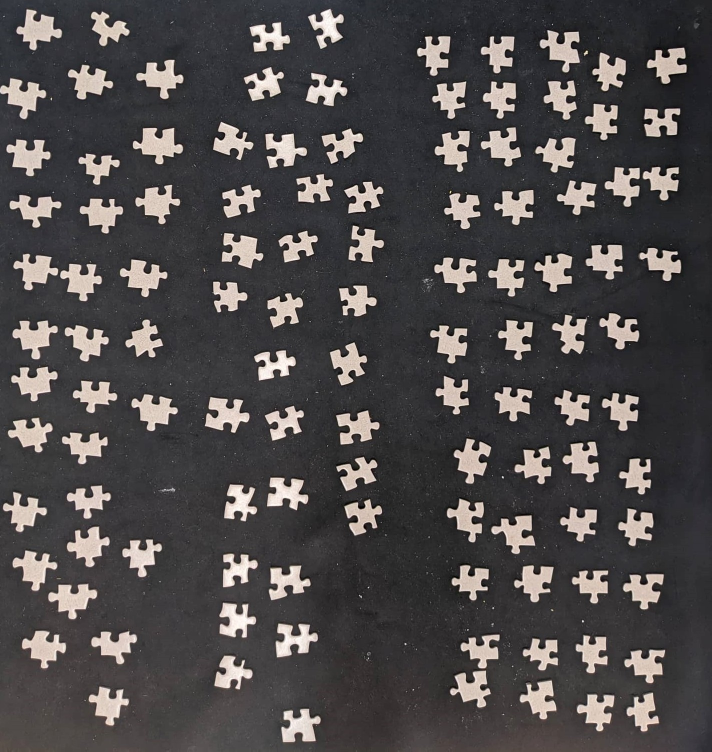
#> input picture cropped_puzzle_pieces.jpg, 1424 x 1503 px (shown at 1/2 size)
$ jupyter execute sandbox.ipynb
#> lines starting #> are read from the running program, lines starting #| are printed output that depends on the picture; after the words box and inside, x2 and y2 are one past the last pixel; in counts of white or black regions, pixels touching at a corner belong together
### sovler.py
import cv2
import itertools
import numpy as np
import scipy
import math

def puzzle_pieces(image):
    greyPieces = cv2.cvtColor(image, cv2.COLOR_BGR2GRAY)
    _, binaryPieces1 = cv2.threshold(greyPieces, 127, 255, cv2.THRESH_BINARY)
    kernel = np.ones((3,3),np.uint8)
    erosion = cv2.erode(binaryPieces1, kernel, iterations = 1)
    segmented_pieces = cv2.dilate(erosion, kernel, iterations = 1)

    contours, hierarchy = cv2.findContours(segmented_pieces, cv2.RETR_TREE, cv2.CHAIN_APPROX_SIMPLE)

    pieces_contours = []
    for i in range(len(contours)):
            contour = contours[i][:,0,:]
            if hierarchy[0,i,3] == -1:
                if cv2.contourArea(contour) > 50:
                    pieces_contours.append(contour)

    # cv2.drawContours(pieces1, pieces_contours, -1, (0,255,0), 1)
    # displayImage(pieces1)

    return pieces_contours

# [16 lines left out: function puzzle_holes, not called in this run]

def cartesian2polar(x, y):
    rho = np.sqrt(x**2 + y**2)
    phi = np.arctan2(y, x)
    return (rho, phi)

def angle_between(angle_a, angle_b):
    diff = abs(angle_a - angle_b)
    return min(diff, 2 * math.pi - diff)

def find_corners(piece):
    polar_piece_rho = []
    polar_piece_phi = []

    moment = cv2.moments(piece)
    piece_center = int(moment['m10'] / moment['m00']), int(moment['m01'] / moment['m00'])
    for point in piece:
        point_around_center_x = point[0] - piece_center[0]
        point_around_center_y = point[1] - piece_center[1]
        rho, phi = cartesian2polar(point_around_center_x, point_around_center_y)
        polar_piece_rho.append(rho)
        polar_piece_phi.append(phi)

    # Find peaks in doubled signal to get potential start/end peaks
    peaks, _ = scipy.signal.find_peaks(polar_piece_rho + polar_piece_rho, prominence=1)
    deduped_peaks = list({p % len(piece) for p in peaks})
    deduped_peaks.sort()

    if len(deduped_peaks) < 4:
        return ()

    # Get all subsets of 4 peaks
    combinations = list(itertools.combinations(deduped_peaks, 4))

    # Score each combination, lower is better
    # We expect corners to be pi/2 radians from each other, square the error
    # for successive indices and sum to score each combination
    scores = []
    for combination in combinations:
        score = 0
        for r in range(4):
            phi_a = polar_piece_phi[combination[r]]
            phi_b = polar_piece_phi[combination[(r + 1) % 4]]
            diff = angle_between(phi_a, phi_b)
            score += ((math.pi / 2) - diff) ** 2
        scores.append(score)

    # Lowest score has phis distributed closest to pi/2 radians
    best_combination_idx = scores.index(min(scores))
    best_combination = combinations[best_combination_idx]

    return best_combination

# [5 lines left out: function find_ins_outs, not called in this run]

        # project points to line to get distance
        # find max and min
        # may need cross product to determine side?

### sandbox.ipynb
[cell 1]
import cv2
import matplotlib.pyplot as plt
import numpy as np

import sovler

plt.rcParams['figure.figsize'] = [10,10]

img = cv2.imread('cropped_puzzle_pieces.jpg')
#> img is the input picture: shape (1503, 1424, 3); mean B, G, R 75.2, 75, 78.4
pieces = sovler.puzzle_pieces(img)
#> in puzzle_pieces, `_, binaryPieces1 = cv2.threshold(greyPieces, 127, 255, cv2.THRESH_BINA..`:
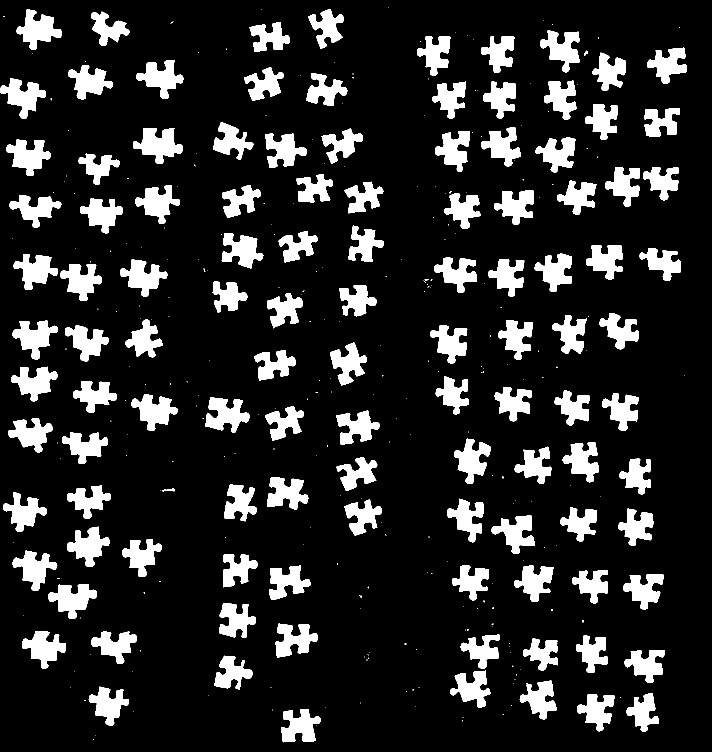
#> binaryPieces1: shape (1503, 1424) (shown at 1/2 size); 15.6% white; 361 white regions (246 under 20 px), largest, box (x1, y1, x2, y2) and area: (266, 256, 366, 328) 3905, (33, 19, 124, 100) 3620, (97, 1168, 194, 1238) 3602
#> in puzzle_pieces, `erosion = cv2.erode(binaryPieces1, kernel, iterations = 1)`:
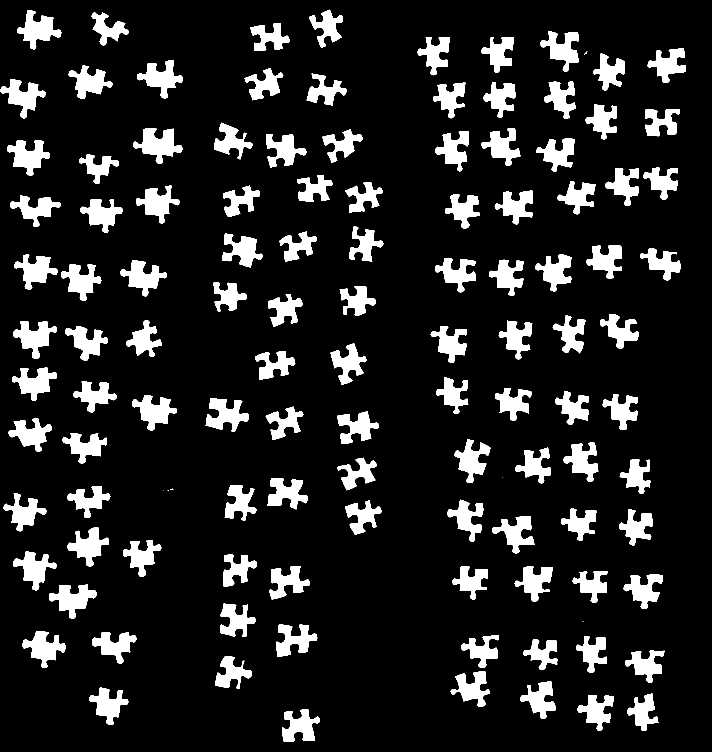
#> erosion: shape (1503, 1424) (shown at 1/2 size); 13.4% white; 119 white regions (6 under 20 px), largest, box (x1, y1, x2, y2) and area: (267, 257, 365, 327) 3469, (34, 20, 123, 99) 3200, (98, 1169, 193, 1237) 3195
#> in puzzle_pieces, `segmented_pieces = cv2.dilate(erosion, kernel, iterations = 1)`: segmented_pieces: shape (1503, 1424); 15.6% white; 118 white regions (3 under 20 px)
#> in puzzle_pieces, `contours, hierarchy = cv2.findContours(segmented_pieces, cv2.RETR_TREE..`: contours = 118 contours, 3 with area under 20; largest, box (x1, y1, x2, y2) and area: (266, 256, 366, 328) 3721, (33, 19, 124, 100) 3447, (97, 1168, 194, 1238) 3424, (410, 795, 499, 865) 3394, (25, 641, 115, 719) 3336
#> the loop in puzzle_pieces, `for i in range(len(contours)):` made 118 passes
#> contour on passes 15, 33, 38: [[1164, 1241], [1164, 1243], [1167, 1243], [1167, 1241]], [[325, 980], [325, 982], [327, 982], [327, 980]], [[1004, 953], [1004, 955], [1006, 955], [1006, 953]]
#> after the loop in puzzle_pieces, `for i in range(len(contours)):`: pieces_contours = 113 items
#> pieces = 113 items
plt.imshow(cv2.cvtColor(img, cv2.COLOR_BGR2RGB))
for piece in pieces:
    plt.plot(piece[:,0], piece[:,1], 'g')
#> this loop made 113 passes
plt.show()
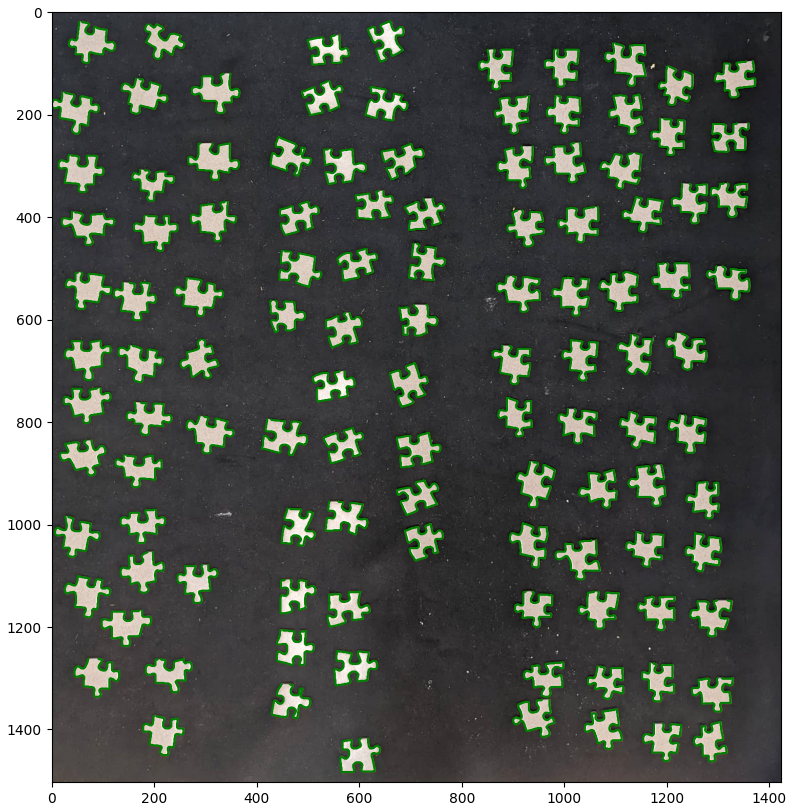
#> figure drawn by matplotlib, 1 panel

[cell 2]
i = 0
piece = pieces[0]
#> piece = 120 pairs, first value 563 to 640, second value 1418 to 1483
corner_idxs = sovler.find_corners(piece)
#> in find_corners, `moment = cv2.moments(piece)`: moment = moments, m00 3096.5, centre m10/m00, m01/m00 = (599, 1452.6)
#> in find_corners, `piece_center = int(moment['m10'] / moment['m00']), int(moment['m01'] /..`: piece_center = (599, 1452)
#> the loop in find_corners, `for point in piece:` made 120 passes
#> (point, point_around_center_x, point_around_center_y, rho, phi) on passes 1 to 12: ([602, 1418], 3, -34, 34.13, -1.48), ([601, 1419], 2, -33, 33.06, -1.51), ([600, 1419], 1, -33, 33.02, -1.54), ([600, 1424], 1, -28, 28.02, -1.54), ([601, 1425], 2, -27, 27.07, -1.5), ([601, 1426], 2, -26, 26.08, -1.49), ([602, 1427], 3, -25, 25.18, -1.45), ([602, 1429], 3, -23, 23.19, -1.44), ([603, 1430], 4, -22, 22.36, -1.39), ([603, 1431], 4, -21, 21.38, -1.38), ([602, 1432], 3, -20, 20.22, -1.42), ([602, 1433], 3, -19, 19.24, -1.41)
#> after the loop in find_corners, `for point in piece:`: polar_piece_phi = 120 values, max 3.14 at index 39, min -3.09 at index 38, mean -0.0439; polar_piece_rho = 120 values, max 45.34 at index 52, min 12.17 at index 64, mean 28.64
#> in find_corners, `peaks, _ = scipy.signal.find_peaks(polar_piece_rho + polar_piece_rho, ..`: peaks = [32, 52, 78, 103, 119, 152, 172, 198, 223]
#> in find_corners, `deduped_peaks = list({p % len(piece) for p in peaks})`: deduped_peaks = [32, 103, 78, 52, 119]
#> in find_corners, `combinations = list(itertools.combinations(deduped_peaks, 4))`: combinations = [(32, 52, 78, 103), (32, 52, 78, 119), (32, 52, 103, 119), (32, 78, 103, 119), (52, 78, 103, 119)]
#> the loop in find_corners, `for combination in combinations:` made 5 passes
#> combination on passes 1 to 5: (32, 52, 78, 103), (32, 52, 78, 119), (32, 52, 103, 119), (32, 78, 103, 119), (52, 78, 103, 119)
#> after the loop in find_corners, `for combination in combinations:`: scores = [0.435, 0.154, 2.3, 3.42, 2.41]
#> in find_corners, `best_combination_idx = scores.index(min(scores))`: best_combination_idx = 1
#> in find_corners, `best_combination = combinations[best_combination_idx]`: best_combination = (32, 52, 78, 119)
#> corner_idxs = (32, 52, 78, 119)
corners = piece[np.array(corner_idxs)]
#> corners = [[567, 1423], [565, 1482], [630, 1481], [617, 1418]]
plt.plot(corners[:,0], corners[:,1], 'bo', markersize=10)
plt.plot(piece[:,0], piece[:,1], 'g.')
plt.axis('equal')
plt.show()
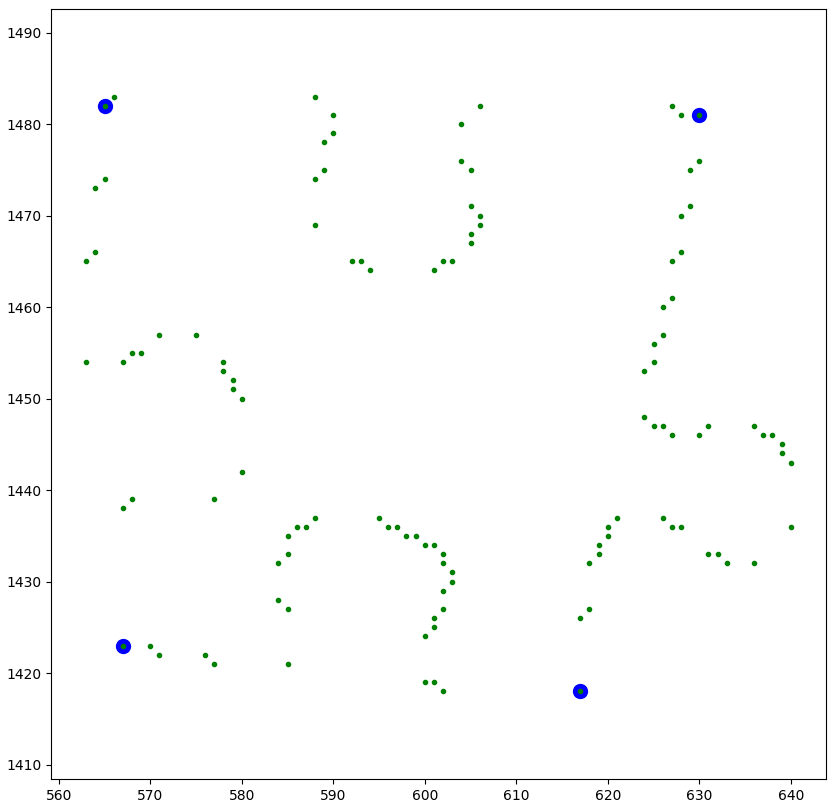
#> figure drawn by matplotlib, 1 panel

### Uncharted territory

[cell 3]
a = corners[0]
#> a = [567, 1423]
b = corners[1]
#> b = [565, 1482]
edge = piece[range(corner_idxs[0], corner_idxs[1])] - a
#> edge = 20 rows, first 8: [0, 0], [0, 15], [1, 16], [10, 16], [13, 19], [13, 27], [12, 28], [12, 29]
ab = b - a
#> ab = [-2, 59]
abhat = ab / np.linalg.norm(ab)
#> abhat = [-0.0339, 0.999]
perp = np.cross(abhat, [0,0,1])[0:2]
#> perp = [0.999, 0.0339]
basis = np.array([abhat, perp])
#> basis = [[-0.0339, 0.999], [0.999, 0.0339]]

t = np.matmul(edge, basis)
#> t = 20 rows, first 8: [0, 0], [14.99, 0.508], [15.96, 1.54], [15.65, 10.54], [18.55, 13.64], [26.54, 13.91], [27.58, 12.94], [28.58, 12.98]

plt.plot(t[:,0], t[:,1], 'g.')
plt.axis('equal')
plt.show()
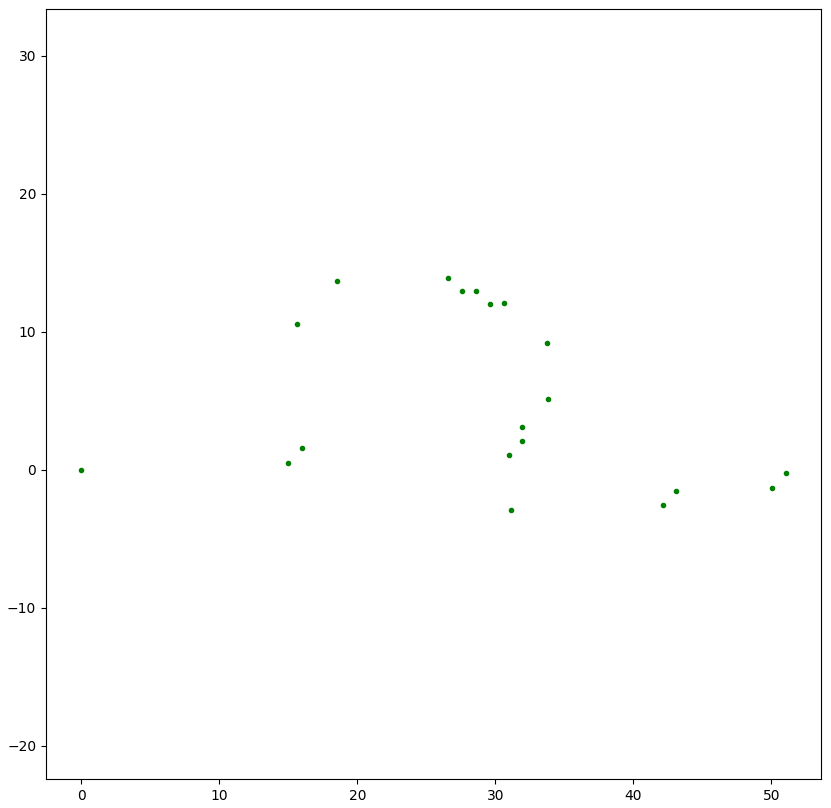
#> figure drawn by matplotlib, 1 panel
